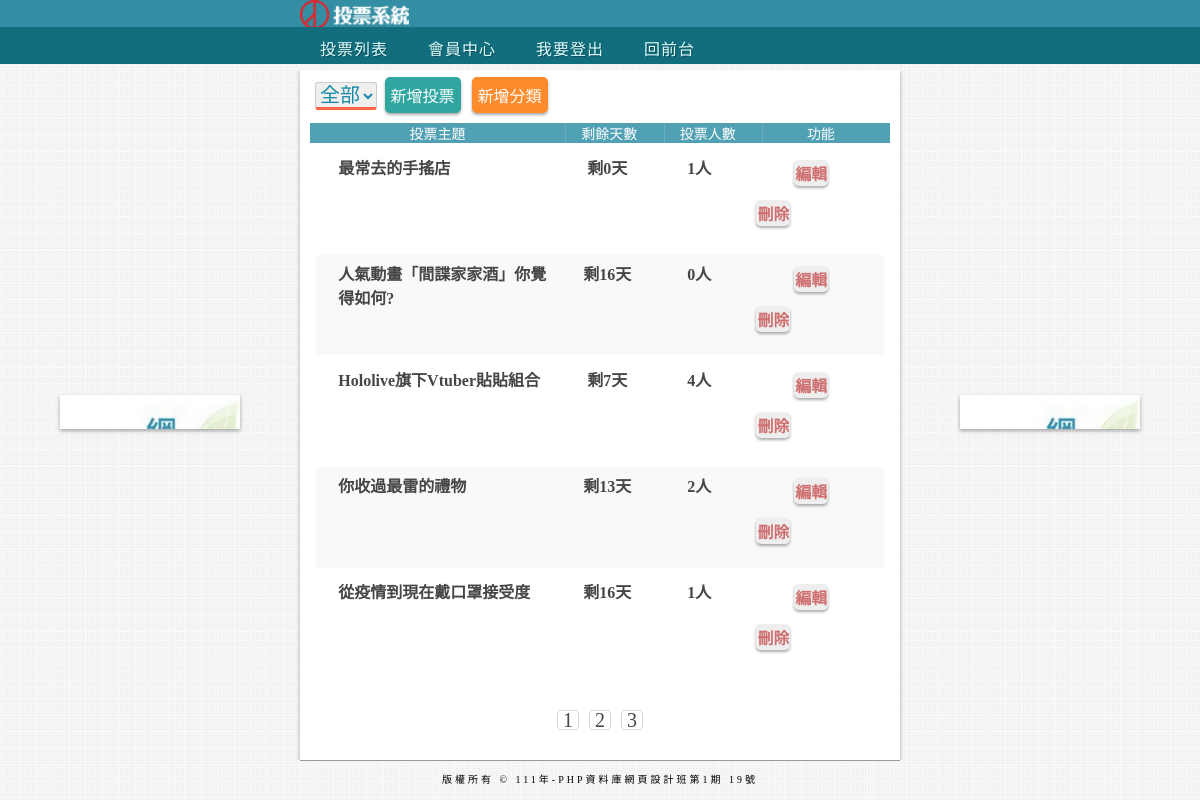
/back.php (signed in), run on the app's committed database.
### tables this page shows
CREATE TABLE `subjects` (
  `id` int(11) UNSIGNED NOT NULL,
  `subject` varchar(64) NOT NULL,
  `type_id` int(11) NOT NULL,
  `start` date NOT NULL,
  `end` date NOT NULL,
  `total` int(11) UNSIGNED NOT NULL DEFAULT 0
);

### api/base.php (called while the page is built, shortened)
<?php
function pdo()
{
    $dsn = "mysql:host=localhost;charset=utf8;dbname=vote";
    return new PDO($dsn, 'root', '');
}
function all($table, ...$arg)
{
    $pdo = pdo();
    $sql = "SELECT * FROM $table ";
    switch (count($arg)) {
        case 2:
            if(!empty($arg[0])){
                foreach ($arg[0] as $key => $value) {
                    $tmp[] = "`$key`='$value'";
                }
                $sql .= " WHERE " . implode(" AND ", $tmp) . $arg[1];
            }else{
                $sql.=$arg[1];
            }
            break;
    }
    return $pdo->query($sql)->fetchAll(PDO::FETCH_ASSOC);
}
function math($table, $math, $col, ...$arg)
{
    $pdo = pdo();
    $sql = "SELECT $math(`$col`) FROM $table";
    return $pdo->query($sql)->fetchColumn();
}
?>

### back/vote_list.php (the view, shortened to what this page needs)
<div id="date_type">
    <select name="types" id="types" onchange="location.href=`?filter=${this.value}`">
        <option value="0">全部</option>
    </select>
    <button class="btn btn-primary" onclick="location.href='?do=add_vote'">新增投票</button>
    <button class="btn btn-warning" onclick="location.href='?do=admin_type'">新增分類</button>
</div>
<div>
    <ul>
        <li class="title">
            <div class="No1">投票主題</div>
            <div class="No2">剩餘天數</div>
            <div class="No3">投票人數</div>
            <div class="No4">功能</div>
        </li>
        <?php
           $filter = [];
           $total = math('subjects', 'count', 'id', $filter);
           $div = 5;
           $pages = ceil($total / $div);
           $now = isset($_GET['p']) ? $_GET['p'] : 1;
           $start = ($now - 1) * $div;
           $page_rows = " limit $start,$div ";
           $subjects = all('subjects', $filter, $page_rows);
           foreach ($subjects as $subject) {
               echo "<li class='back_items'>";
               echo "<div class='No1'>{$subject['subject']}</div>";
               echo "<div class='No2'>";
               $start = strtotime($subject['start']);
               $today = strtotime("now");
               $end = strtotime($subject['end']);
               if (($start - $today) >= 0) {
                   echo "<span style='color:grey;'>活動尚未開始</span>";
               } else {
                   if (($end - $today) > 0) {
                       $remain = floor(($end - $today) / (60 * 60 * 24));
                       echo "剩" . $remain . "天";
                   } else {
                       echo "<span style='color:grey;'>已結束</span>";
                   }
               }
               echo "</div>";
               echo "<div class='No3'>";
               echo  $subject['total'] . "人";
               echo "</div>";
               echo "<div class='No4'>";
               echo "<a class='edit' href='?do=edit&id={$subject['id']}'>編輯</a>";
               echo "<a class='del' href='?do=del&id={$subject['id']}'>刪除</a>";
               echo "</div>";
               echo "</li>";
           }
           ?>
    </ul>
</div>
<div class="footer_page">
    <?php
       if ($pages > 1) {
           for ($i = 1; $i <= $pages; $i++) {
               echo "<a href='?p=$i'>&nbsp;";
               echo $i;
               echo "&nbsp;</a>";
           }
       }
   ?>
</div>

### css/basic.css (style rules this page uses)
* { margin: 0; padding: 0; box-sizing: border-box; overflow: hidden; }
body { height: 100vh; background-image: url(../img/001.jpg); background-repeat: repeat; display: flex; flex-direction:column; justify-content: center; align-items: center; overflow: hidden; }
.btn { display: inline-block; padding: 5px; margin-top: 6px; margin-left: 6px; color: #FFF; box-shadow: 0px 2px 3px rgb(0 0 0 / 33%); border: 1px solid transparent; border-radius: 5px; font-size: 1rem; cursor: pointer; }
.btn.btn-primary { background-color: #2fa6a0; }
.btn.btn-warning { background-color: #FF8B2C; }

### css/back.css (style rules this page uses)
.footer_page { line-height: 18px; font-size: 15px; color: #464646; padding: 0 8px; margin: 0 10px; text-align: center; }
.footer_page a { float: none; display: inline-block; margin: 0 5px; text-decoration: none; color: #464646; border: 1px solid #D9D9D9; border-radius: 5px; font-size: 1.25rem; }
.btn.btn-primary { background-color: #2fa6a0; margin: 3.5px; margin-top: 7px; }
.btn.btn-warning { background-color: #FF8B2C; margin: 3.5px; }
#date_type { margin-left: 15px; }
#date_type select { font-size: 20px; color: #148aa4; border: 1px solid #ccc; border-bottom: 3px solid tomato; border-radius: 3px; }
.title { width: 100%; margin-top: 1%; display: flex; justify-content: space-evenly; background: #51A1B4; color: #FFF; font-size: 14px; text-align: center; }
.No1 { width: 40%; }
.No2 { border-left: 1px solid rgba(255, 255, 255, 0.15); width: 15%; text-align: center; }
.No3 { border-left: 1px solid rgba(255, 255, 255, 0.15); width: 15%; text-align: center; }
.No4 { border-left: 1px solid rgba(255, 255, 255, 0.15); width: 20%; }
ul { margin: 1px 10px 30px 10px; }
.back_items { display: flex; justify-content: space-evenly; }
.back_items:nth-child(odd) { max-width: 100%; margin: 1%; padding: 2.5%; padding-top: 1%; padding-left: 2%; background-color: #f9f9f9; color: #464646; font-weight: bold; }
.back_items:nth-child(even) { max-width: 100%; margin: 1%; padding: 2.5%; padding-top: 1%; padding-left: 2%; background-color: #fff; color: #464646; font-weight: bold; }
.edit { display: inline-block; margin: 5px; margin-left: 40%; background-color: #eee; box-shadow: 0px 2px 3px rgb(0 0 0 / 33%); border: 1px solid transparent; border-radius: 5px; font-size: 1rem; text-decoration: none; color: #cf6f6f; }
.del { display: inline-block; margin: 5px; margin-right: -5px; background-color: #eee; box-shadow: 0px 2px 3px rgb(0 0 0 / 33%); border: 1px solid transparent; border-radius: 5px; font-size: 1rem; text-decoration: none; color: #cf6f6f; }

### data on the page
subjects: subject "最常去的手搖店", total "1"
subjects: subject "人氣動畫「間諜家家酒」你覺得如何?", total "0"
subjects: subject "Hololive旗下Vtuber貼貼組合", total "4"
subjects: subject "你收過最雷的禮物", total "2"
subjects: subject "從疫情到現在戴口罩接受度", total "1"
